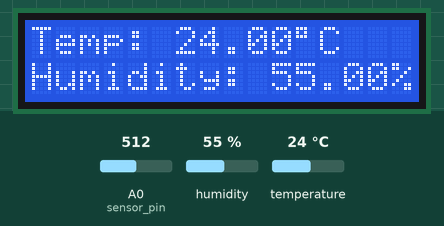
The sketch below on a simulated Arduino Uno, built with avr-gcc and run on an emulated ATmega328P. Parts: 16×2 character LCD. Inputs (shaded band) come from the test bench; at power-on: A0 (sensor_pin) = 512, humidity 55 %, temperature 24 °C.

Above: at 1.2 s.
1.3 s: A0 (sensor_pin) set to 403
At 3.0 s:
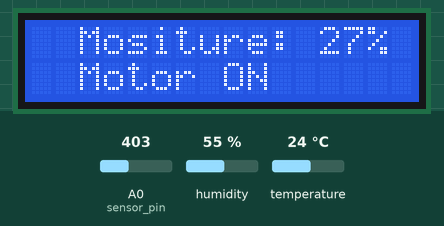
10.7 s: A0 (sensor_pin) set to 381
At 12.0 s:
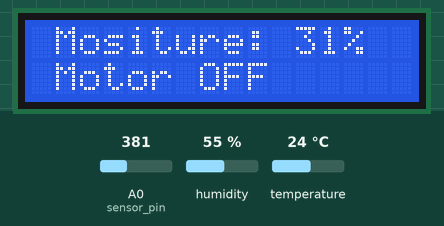
21.6 s: humidity set to 22 %
At 23.7 s:
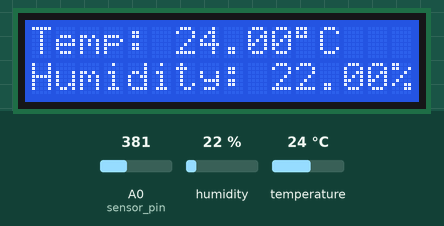
27.0 s: temperature set to 12 °C
At 28.8 s:
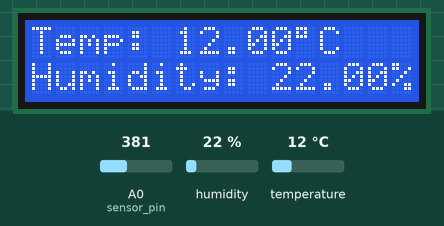
32.4 s: humidity set to 40 %
At 37.7 s:
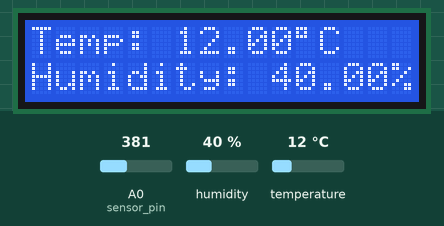
40.2 s: A0 (sensor_pin) set to 306
At 44.0 s:
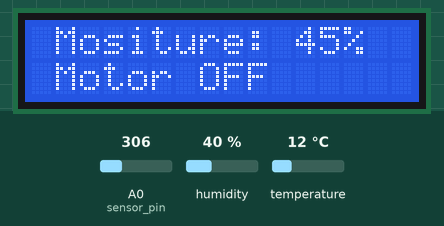
Timing chart, 0 to 45.5 s (numbered marks = the images above; inputs shaded):
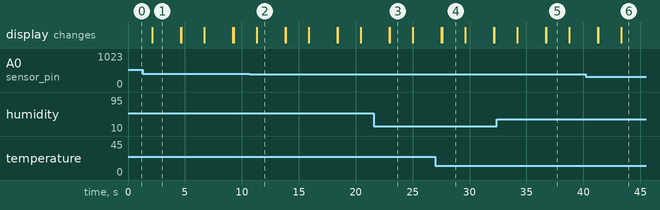

Measured:
- the behaviour switches between 389 and 388 on A0 (sensor_pin) (found by bisection; images 1 and 2)
- after the input at 10.7 s, the display: changes after 0.59 s (image 2)
- what the display in image 1 shows lasts 2.5 s, from 2.1 s to 4.6 s
- what the display in image 3 shows lasts 2.0 s, from 23.0 s to 25.0 s

The sketch:

dhtwithesp8266.ino
```cpp
#include <DHT.h>
#include <DHT_U.h>


#include <Wire.h>
#include <LiquidCrystal_I2C.h>


LiquidCrystal_I2C lcd(0x27, 16, 2);

#define DHTPIN 2

DHT dht(DHTPIN, DHT11);

int sensor_pin = A0; // Soil Sensor input at Analog PIN A0
int output_value ;
int relayPin = 14;

void setup(){
  lcd.begin();
  dht.begin();
  lcd.backlight();

  pinMode(sensor_pin, INPUT);
  pinMode(relayPin, OUTPUT);
}

void loop(){
  float h = dht.readHumidity();
  float t = dht.readTemperature();
//  int chk = DHT.read11(DHT11_PIN);
  lcd.setCursor(0,0);
  lcd.print("Temp: ");
  lcd.print(t);
  lcd.print((char)223);
  lcd.print("C");

  lcd.setCursor(0,1);
  lcd.print("Humidity: ");
  lcd.print(h);
  lcd.print("%");
  delay(2000);

  lcd.setCursor(23,0);
  lcd.autoscroll();
  output_value= analogRead(sensor_pin);
  output_value = map(output_value,550,10,0,100);
  lcd.print("Mositure: ");
  lcd.print(output_value);
  lcd.print("%");

  lcd.setCursor(23,1);
  if(output_value<30){
  digitalWrite(relayPin, LOW);
  lcd.print("Motor ON");
 }
 else
 {
  digitalWrite(relayPin, HIGH);
  lcd.print("Motor OFF");
 }

  delay(2500);
  lcd.noAutoscroll();
  lcd.clear();
}
```
